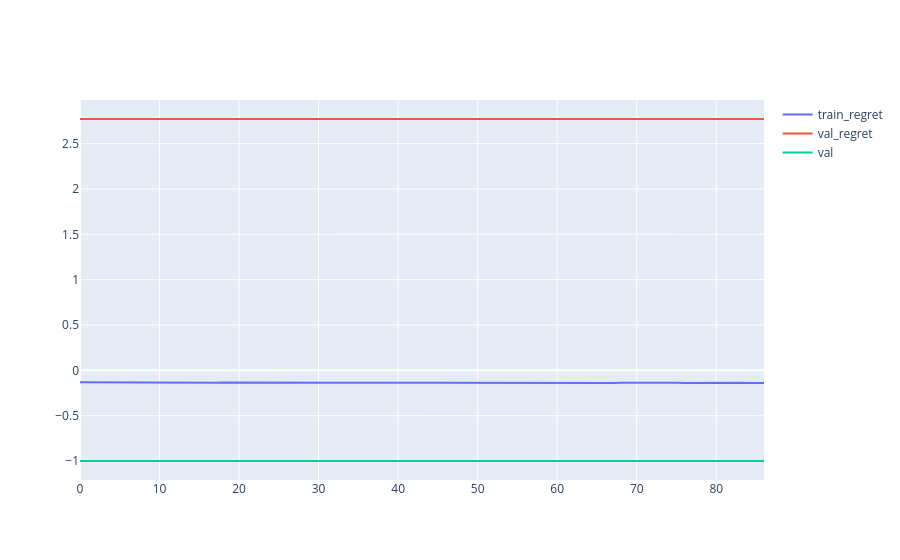

This figure's notebook cell:
### Code cell
import plotly.graph_objects as go 
s_train_regret = (df_1[[('train', 'mean_regret'), ('gen','')]]).groupby('gen').agg('mean').iloc[:,0]
s_val_regret = (df_1[[('val', 'mean_regret'), ('gen','')]]).groupby('gen').agg('mean').iloc[:,0]
s_val = (df_1[[('val', 'mean'), ('gen','')]]).groupby('gen').agg('mean').iloc[:,0]
fig = go.Figure()
fig.add_trace(go.Scatter(x = s_train_regret.index.values, y = s_train_regret.values, name = 'train_regret'))
fig.add_trace(go.Scatter(x = s_val_regret.index, y = s_val_regret.values, name = 'val_regret'))
fig.add_trace(go.Scatter(x = s_val.index, y = s_val.values, name = 'val'))
fig.show()
